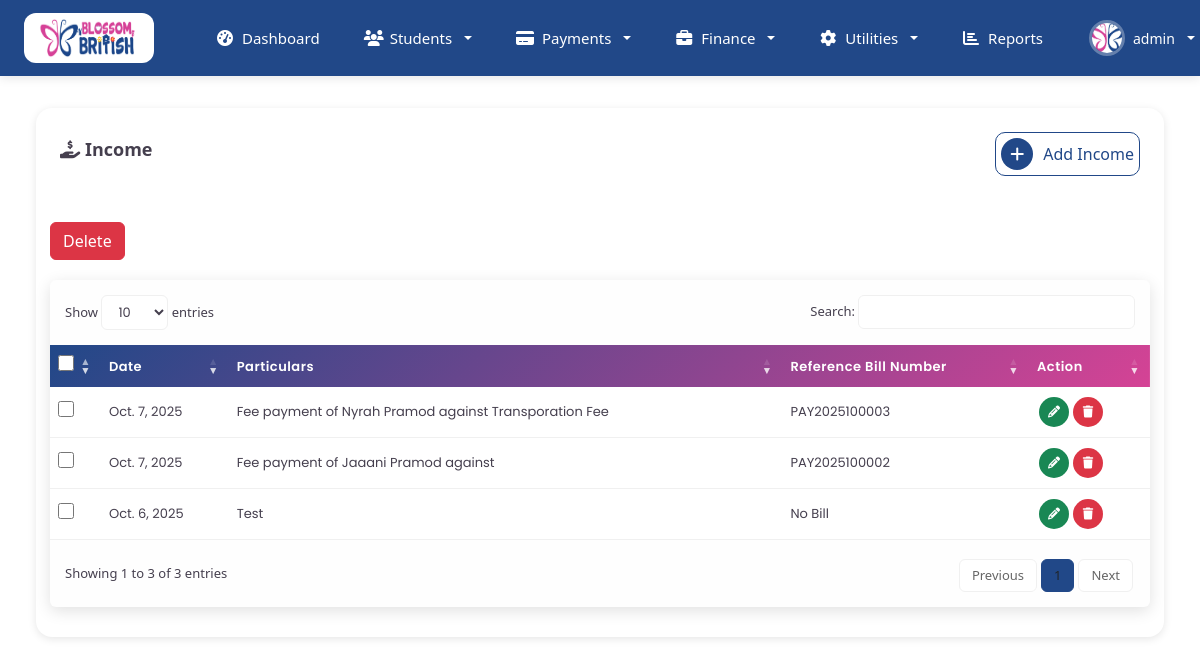
The app's page /finances/income (signed in) with its own data.
### home/models.py (models this page shows, shortened)
class CustomUser(AbstractBaseUser, PermissionsMixin):
    email = models.EmailField(unique=True, verbose_name='email address')
    username = models.CharField(max_length=30, unique=True,verbose_name='username')
    first_name = models.CharField(max_length=30, blank=True, verbose_name='first name')
    last_name = models.CharField(max_length=30, blank=True, verbose_name='last name')
    is_active = models.BooleanField(default=True, verbose_name='active')
    is_staff = models.BooleanField(default=False, verbose_name='staff status')
    avatar = models.ImageField(upload_to='avatars/', blank=True, null=True)
    role = models.CharField(max_length=20,
                            choices=(
                                ("user","user"),
                                ("account","account"),
                                ("admin","admin"),
                            ),
                            default='user'
                            )
    date_joined = models.DateTimeField(auto_now_add=True, verbose_name='date joined')
    objects = CustomUserManager()
    USERNAME_FIELD = 'username'
    REQUIRED_FIELDS = ["first_name", "last_name", "email"]
    class Meta:
        verbose_name = 'user'
        verbose_name_plural = 'users'

### Finance/models.py (models this page shows)
class Income(models.Model):
    date = models.DateField(auto_now_add=True)
    perticulers = models.CharField(max_length=255)
    amount = models.FloatField()
    bill_number = models.CharField(max_length=20, default="No Bill")
    other = models.CharField(max_length=255, default=" ", null=True, blank=True)

### Finance/views.py (the view)
# urls.py: path("income",views.income, name= "income"),
@login_required(login_url="SignIn")
def income(request):
    income = Income.objects.all().order_by("-id")
    context = {
        "income":income
    }
    return render(request,"finance/income.html",context)

### home/context_processors.py (called while the page is built)
def user_context(request):
    if isinstance(request.user, AnonymousUser):
        return {}
    return {
        'user_full_name': f"{request.user.first_name} {request.user.last_name}".strip(),
        'user_initials': f"{request.user.first_name[:1]}{request.user.last_name[:1]}".upper() if request.user.first_name and request.user.last_name else request.user.username[:2].upper(),
        'user_role_display': request.user.role.title() if hasattr(request.user, 'role') else 'User',
    }

### templates/finance/income.html (shortened to what this page needs)
{% extends 'auth_templates/index.html' %}
{% block content %}
{% load static %}
<div class="content-page">
    <div class="container-fluid">
        <div class="row">
            <div class="col-lg-12">
                <div class="students-container">
                    <div class="dashboard-card-1">
                        <div class="card-header">
                            <h3><i class="fas fa-hand-holding-usd"></i> Income</h3>
                            <a href="{% url 'add_income' %}" class="add-item-button">
                                <span class="add-event"><i class="fas fa-plus"></i></span>
                                <span style="margin-left: 10px;">Add Income</span>
                            </a>
                        </div>
                        <div class="card-content">
                            <form method="post" action="{% url 'delete_bulk_income' %}">
                                <div class="text-right mt-2 mb-2">
                                    <button
                                        onclick="return confirm('Are You Sure Do You Want To Delete Selected Items?')"
                                        type="submit" class="btn btn-danger">Delete</button>
                                </div>
                                <div class="table-responsive-1 rounded mb-3">
                                    <table class="data-tables table mb-0 tbl-server-info dispaly" id="incomeTable">
                                        <thead>
                                            <tr>
                                                <th>
                                                    <div class="checkbox d-inline-block">
                                                        <input type="checkbox" id="select-all" aria-checked="false"
                                                            class="checkbox-input">
                                                    </div>
                                                </th>
                                                <th>Date</th>
                                                <th>Particulars</th>
                                                <th>Reference Bill Number</th>
                                                <th>Action</th>
                                            </tr>
                                        </thead>
                                        <tbody class="ligth-body">
                                            {% for m in income %}
                                            <tr>
                                                <td>
                                                    <div class="checkbox d-inline-block">
                                                        <input type="checkbox" value="{{m.id}}" name="contact_id[]"
                                                            class="checkbox-input contact-checkbox">
                                                    </div>
                                                </td>
                                                <td>
                                                    {{m.date}}</td>
                                                <td>{{m.perticulers}}</td>
                                                <td>{{m.bill_number}}</td>
                                                <td>
                                                    <div class="d-flex align-items-center list-action">
                                                        <a class="badge bg-success mr-2" data-bs-toggle="tooltip"
                                                            data-bs-placement="top" title="" data-bs-original-title="Edit"
                                                            href="{%url 'update_income' m.id %}"><i class="fas fa-pencil"></i></a>
                                                        <a class="badge bg-danger mr-2" data-bs-toggle="modal"
                                                            data-bs-target="#deletemodel{{m.id}}"
                                                            data-bs-original-title="Delete" href="#">
                                                            <i class="fas fa-trash"></i></a>
                                                    </div>
                                                </td>
                                            </tr>
                                            {% endfor %}
                                        </tbody>
                                    </table>
                                </div>
                            </form>
                        </div>
                    </div>
                </div>
            </div>
        </div>
    </div>
</div>
<link rel="stylesheet" href="{% static 'css/jquery.dataTables.min.css' %}">
{% endblock %}

### templates/auth_templates/index.html (shortened to what this page needs)
<!DOCTYPE html>
{% load static %}
<html lang="en">
<head>
    <link rel="stylesheet" href="{% static 'css/styles.css' %}">
    <link href="https://cdnjs.cloudflare.com/ajax/libs/font-awesome/6.4.0/css/all.min.css" rel="stylesheet">
  <link href="{% static 'glightbox/glightbox.min.css' %}" rel="stylesheet">
    <link href="https://cdnjs.cloudflare.com/ajax/libs/bootstrap/5.3.2/css/bootstrap.min.css" rel="stylesheet">
    <link href="https://cdnjs.cloudflare.com/ajax/libs/font-awesome/6.4.0/css/all.min.css" rel="stylesheet">
</head>
<body>
 <nav class="navbar navbar-expand-lg custom-navbar sticky-top">
    <div class="container-fluid px-4">
        <a class="navbar-brand" href="{% url 'index' %}">
            <img src="{% static 'img/BB_LOGO_V1.png' %}" alt="Blossom British"  style="max-width: 100px;">
        </a>
        <div class="collapse navbar-collapse" id="navbarNav">
            <ul class="navbar-nav me-auto ms-4">
                <li class="nav-item">
                    <a class="nav-link" href="{% url 'index' %}">
                        <i class="fas fa-tachometer-alt"></i>
                        Dashboard
                    </a>
                </li>
                <li class="nav-item dropdown">
                    <a class="nav-link dropdown-toggle" href="#" role="button" data-bs-toggle="dropdown" aria-expanded="false">
                        <i class="fas fa-users"></i>
                        Students
                    </a>
                </li>
                <li class="nav-item dropdown">
                    <a class="nav-link dropdown-toggle" href="#" role="button" data-bs-toggle="dropdown" aria-expanded="false">
                        <i class="fas fa-credit-card"></i>
                        Payments
                    </a>
                </li>
                <li class="nav-item dropdown">
                    <a class="nav-link dropdown-toggle" href="#" role="button" data-bs-toggle="dropdown" aria-expanded="false">
                        <i class="fas fa-briefcase"></i> Finance
                    </a>
                </li>
                <li class="nav-item dropdown">
                    <a class="nav-link dropdown-toggle" href="#" role="button" data-bs-toggle="dropdown" aria-expanded="false">
                        <i class="fas fa-cog"></i>
                        Utilities
                    </a>
                </li>
                <li class="nav-item">
                    <a class="nav-link" href="{% url 'reports_dashboard' %}">
                        <i class="fas fa-chart-bar"></i> Reports
                    </a>
                </li>
            </ul>
            <ul class="navbar-nav ms-auto">
                <li class="nav-item dropdown">
                    <a class="nav-link dropdown-toggle user-menu text-white" href="#" role="button" data-bs-toggle="dropdown" aria-expanded="false">
                        {% if user.avatar %}
                            <img src="{{ user.avatar.url }}" alt="User" class="user-avatar">
                        {% else %}
                            <img src="{% static 'img/userplaceholder.png' %}" alt="User" class="user-avatar">
                        {% endif %}
                        <span class="user-name">{{ user.username }}</span>
                    </a>
                </li>
            </ul>
        </div>
    </div>
</nav>
<main class="main-content">
    <div class="dashboard-container">
        {% block content %}{% endblock %}
    </div>
</main>
</body>
</html>

### records on screen
CustomUser: avatar (picture), username "admin"
Income: date "Oct. 7, 2025", perticulers "Fee payment of Nyrah Pramod against Transporation Fee", bill_number "PAY2025100003"
Income: date "Oct. 7, 2025", perticulers "Fee payment of Jaaani Pramod against", bill_number "PAY2025100002"
Income: date "Oct. 6, 2025", perticulers "Test", bill_number "No Bill"
